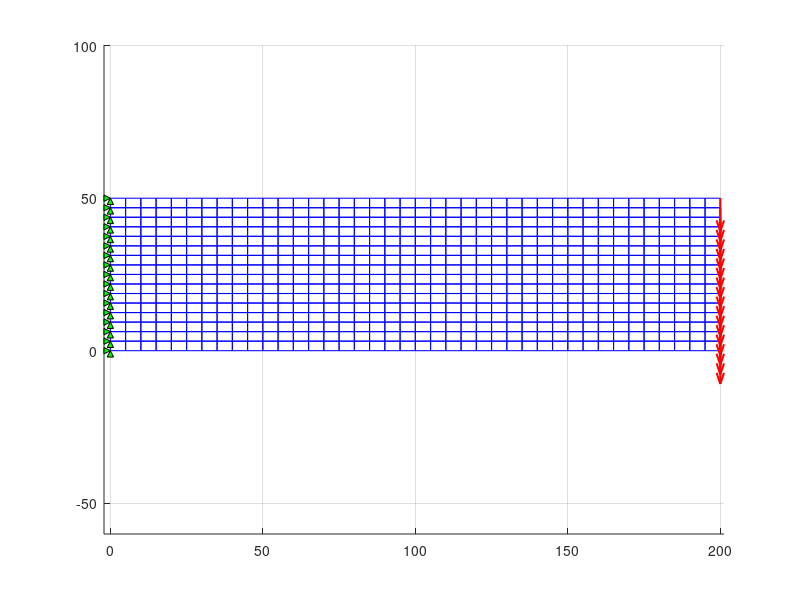

MATLAB code for this plot:
%*** gen ***
%==========================================================================
% It generates input data for a rectangular cantilever beam:
%   L  - beam length
%   H  - cross-section height
%   th - cross-section width (thickness)
%   E  - Young's modulus
%   nu - Poisson's ratio
%   F  - force applied at the free end of the cantilever
%   nL - number of elements on the beam length
%   nH - number of elements on the beam height
%==========================================================================
% x, y  vectors that contain the nodal coordinates
%
% elem  table contains the four element nodes
%       [node1  node2  node3  node4  
%       [node1  node2  node3  node4  
%        :      :      :      :    ]
%                
% cond  table contains nodal constraints 
%       (dir=1 - x direction, dir=2 - y direction)
%       [node1  dir1
%        node2  dir2
%        :      :   ]
% forze table contains nodal loads
%       [node1  dir1  force1
%        node2  dir2  force2
%        :      :     :     ]
%==========================================================================
L=200;
H=50;
th=5;
E=2.1e5;
nu=0.3;
F=1000;

nH=16;
nL=40;
%========================================
% Generation of the table "x"
dH=H/nH;
dL=L/nL;
nnd=(nL+1)*(nH+1);
nel= nL*nH;
elem=zeros(nel,4);
inod=0;
xx=0;
for i=1:nL+1
   yy=0;
   for j=1:nH+1
      inod=inod+1;
      x(inod,1)=xx;
      y(inod,1)=yy;
      yy=yy+dH;
   end
   xx=xx+dL;
end
%========================================
% Generation of the table "elem"
iel=0;
inod=0;
for i=1:nL
	for j=1:nH
 		j1=rem(j,2);
    	inod=inod+1;
    	iel=iel+1;
        elem(iel,:)=[inod   inod+nH+1 inod+nH+2  inod+1];
   end
   inod=inod+1;
end
%========================================
% Generation of the table "cond"
ic=0;
for i=1:nH+1
    ic=ic+1;
    cond(ic,1)=i;
    cond(ic,2)=1;
    ic=ic+1;
    cond(ic,1)=i;
    cond(ic,2)=2;
end
%========================================
% Generation of the table "forze"
dF=F/nH;
for i=1:nH+1
   forze(i,1)=nnd+1-i;
   forze(i,2)=2;
   forze(i,3)=-dF;
   if i==1 | i==nH+1
      forze(i,3)=-dF/2;
   end
end
%========================================
% Plot the mesh
figure(1)
clf
hold on
axis('equal')
patch('Vertices',[x y],'Faces',elem(:,1:4),'Facecolor',[1 1 1],'linewidth',0.75,'edgecolor','b')
grid on
nd=nnd-nH:nnd;
ln=length(nd);
quiver(x(nd),y(nd),zeros(ln,1),-3.5*dH*ones(ln,1),'r','linewidth',1.5)
for i=1:nH+1
    xt=x(i); yt=y(i);
    fill([xt xt-dH/1.5 xt-dH/1.5],[yt yt+dH/3 yt-dH/3],'g')
    fill([xt xt-dH/3 xt+dH/3],[yt yt-dH/1.5 yt-dH/1.5],'g')
end
